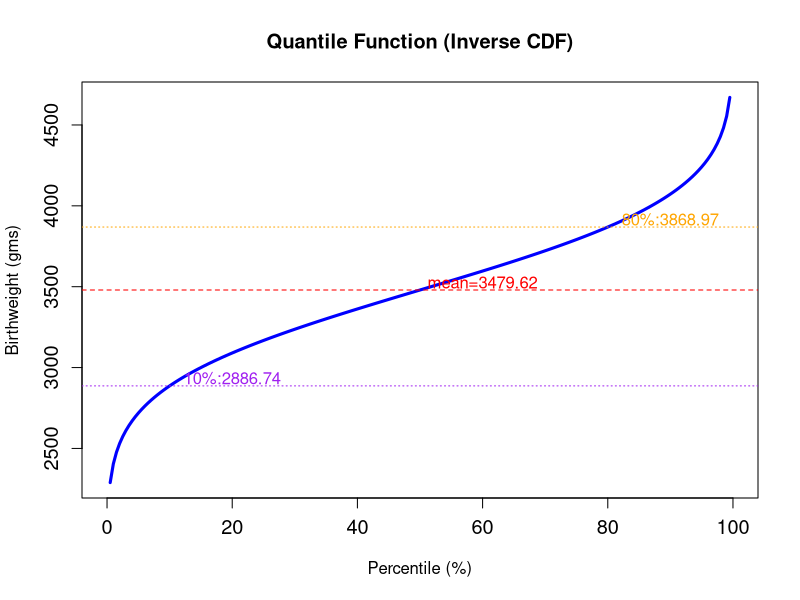
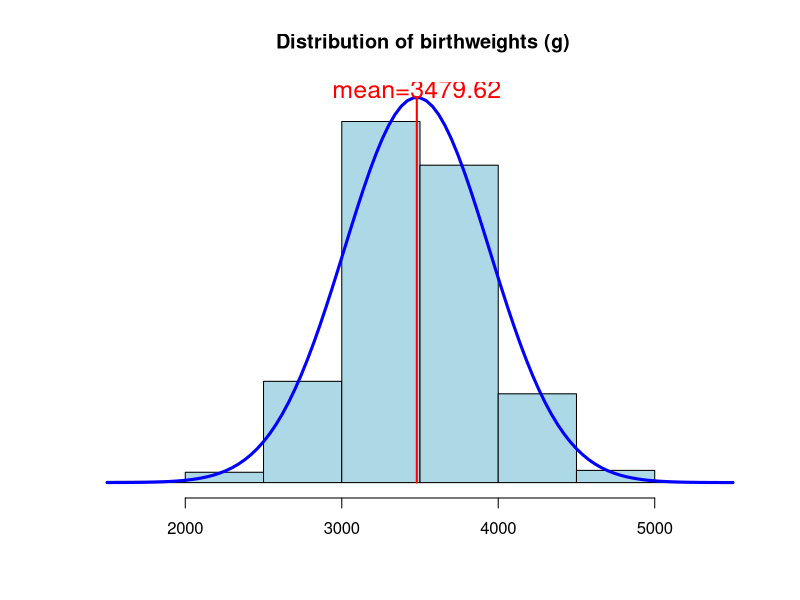
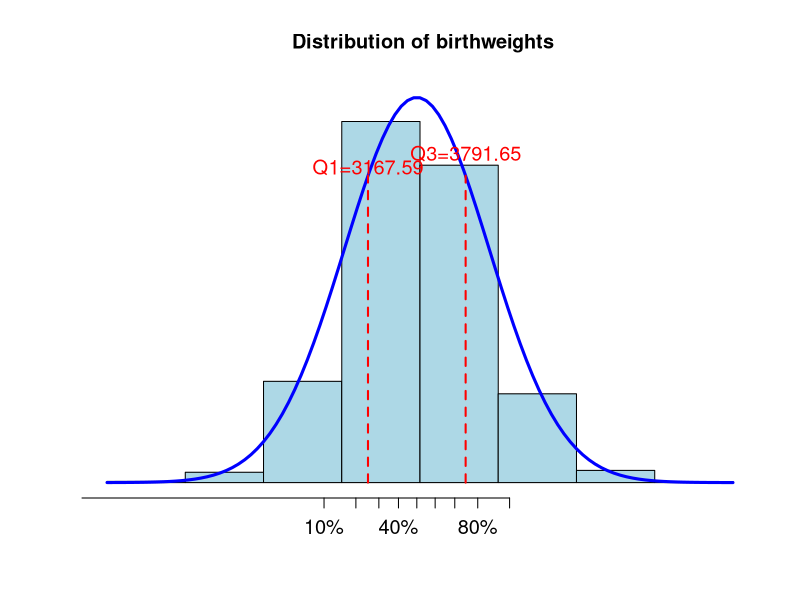
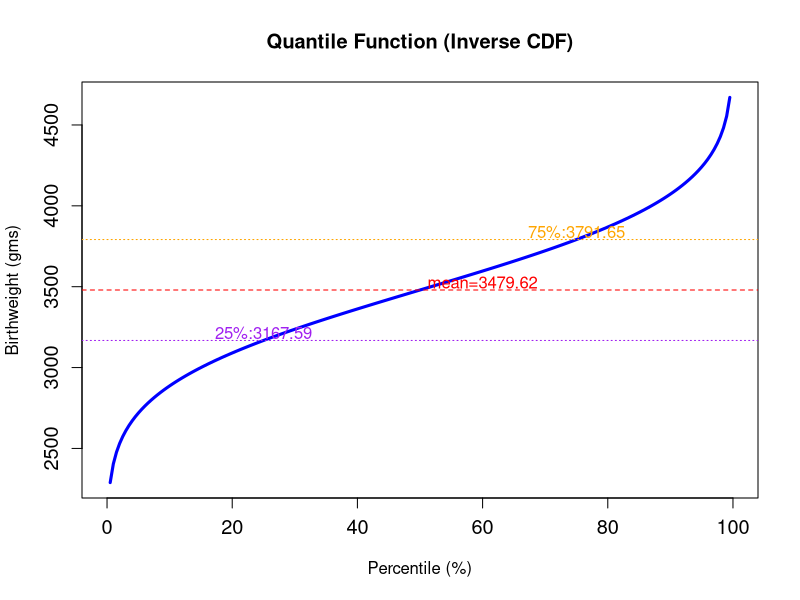

R code for these plots, in order:
# Example adapted from David Spiegelhalter's "The Art of Statistics"

# 设置工作目录，确保后续文件路径正确
setwd("D:/GitHub/DataAnalysisIntro(Public)/")


# 1. 数据准备：分组区间、中点、每组人数、总人数、直方图面积
weights = c(1500, 2000, 2500, 3000, 3500, 4000, 4500, 5000)  # 分组下界
mids = weights + 250  # 每组中点
n = c(5+48+308+1130, 12679, 124209, 442891, 389275, 108886, 14936, 1345)  # 各组人数
N = sum(n)  # 总人数
area = N * 500  # 直方图总面积（人数*组宽）



# 2. 低出生体重儿数量及比例（<2500g）
lbw = sum(n[1:2])
lbw.percent = 100 * lbw / N  # 约1.3%

birth.mean=sum(n*mids/N)
birth.sd=sqrt( sum(n*(mids-birth.mean)^2)/N)

# 3. 计算总体均值和标准差（可用Sheppard修正，这里未用）
birth.mean = sum(n * mids / N)
birth.sd = sqrt(sum(n * (mids - birth.mean)^2) / N)


# 4. 用正态分布近似估算低体重儿比例
lbw.est = 100 * pnorm(2500, birth.mean, birth.sd)  # 约1.7%，与实际接近

xw = 2910  
pnorm(xw, birth.mean,birth.sd)

# 5. 计算25%和75%分位点，以及某一体重的累积概率
qnorm(0.25, birth.mean, birth.sd)
qnorm(0.75, birth.mean, birth.sd)
xw = 2910
pnorm(xw, birth.mean, birth.sd)


### 6. 计算四分位距（IQR）
q1 <- qnorm(0.25, birth.mean, birth.sd)
q3 <- qnorm(0.75, birth.mean, birth.sd)
IQR <- q3 - q1


# 7. 绘图参数设置
par(mfrow=c(2,2))
xrange <- c(1500, 5500)  # x轴范围
yrange <- range(c(n, area * dnorm(birth.mean, birth.mean, birth.sd), 0))  # y轴范围
scale = 3
par(mar = c(5, 0, 1, 0) + 0.1)

### modified

# 8. 绘制分位数函数（逆累积分布函数），展示不同概率下的出生体重
png("Output/Lec2/babyweight_percentiles.png", width=500, height=500)

# 百分数分位数函数图
p_seq <- seq(0, 1, length.out=200)
x_seq <- qnorm(p_seq, birth.mean, birth.sd)
plot(p_seq*100, x_seq, type="l", lwd=3, col="blue", xlab="Percentile (%)", ylab="Birthweight (gms)", main="Quantile Function (Inverse CDF)", cex.axis=1.2)
# 标注均值和常用分位点
abline(h=birth.mean, col="red", lty=2)
text(60, birth.mean+50, paste0('mean=', round(birth.mean, 2)), col="red", cex=1)
q10 <- qnorm(0.10, birth.mean, birth.sd)
q80 <- qnorm(0.80, birth.mean, birth.sd)
abline(h=q10, col="purple", lty=3)
abline(h=q80, col="orange", lty=3)
text(20, q10+50, paste0("10%:", round(q10, 2)), col="purple", cex=1)
text(90, q80+50, paste0("80%:", round(q80, 2)), col="orange", cex=1)
dev.off()





# 9. 绘制出生体重分布的直方图和正态密度曲线
png("Output/Lec2/babyweight_hist.png", width=500, height=500)
plot(xrange, yrange, type = "n", xlab = "", ylab = "",
     bty="n", axes=F, main=" Distribution of birthweights (g)", cex=scale)
axis(1, cex=scale)
# 绘制直方图
rect(weights, 0, weights + 500, n, col = "lightblue")
# 叠加正态分布密度曲线
curve(area * dnorm(x, birth.mean, birth.sd), min(xrange), max(xrange), add = TRUE, lwd=3, col="blue")
# 标注均值位置
x_mean <- birth.mean
y_mean <- area * dnorm(x_mean, birth.mean, birth.sd)
lines(c(x_mean, x_mean), c(0, y_mean), col = "red", lwd = 2)
text(x_mean, y_mean + 10000, paste0('mean=', round(x_mean,2)), col = "red", cex = 1.5)
dev.off()




# 10. 绘制带分位点标注的出生体重分布图，x轴为分位点
png("Output/Lec2/babyweight_IQR.png", width=500, height=500)
plot(xrange, yrange, type = "n", xlab = "", ylab = "",
     bty="n", axes=F, main=" Distribution of birthweights", cex=scale)
# 计算常用百分位对应的体重
percentiles <- seq(0, 100, by=10)
percentile_weights <- qnorm(percentiles/100, birth.mean, birth.sd)
# 画x轴为体重，但标签为百分位
axis(1, at=percentile_weights, labels=paste0(percentiles, "%"), cex.axis=1.2)
# 绘制直方图和正态密度曲线
rect(weights, 0, weights + 500, n, col = "lightblue")
curve(area * dnorm(x, birth.mean, birth.sd), min(xrange), max(xrange), add = TRUE, lwd=3, col="blue")
# 标注Q1和Q3位置
q1 <- qnorm(0.25, birth.mean, birth.sd)
q3 <- qnorm(0.75, birth.mean, birth.sd)
yq1 <- area * dnorm(q1, birth.mean, birth.sd)
yq3 <- area * dnorm(q3, birth.mean, birth.sd)
lines(c(q1, q1), c(0, yq1), col = "red", lwd = 2, lty = 2)
lines(c(q3, q3), c(0, yq3), col = "red", lwd = 2, lty = 2)
text(q1, yq1 + 10000, paste0('Q1=', round(q1, 2)), col = "red", cex = 1.2)
text(q3, yq3 + 27000, paste0('Q3=', round(q3, 2)), col = "red", cex = 1.2)
dev.off()



# 11. 再次绘制分位数函数，标注Q1和Q3
png("Output/Lec2/babyweight_percentiles_Q.png", width=500, height=500)

# 百分数分位数函数图（Q1、Q3标注）
p_seq <- seq(0, 1, length.out=200)
x_seq <- qnorm(p_seq, birth.mean, birth.sd)
plot(p_seq*100, x_seq, type="l", lwd=3, col="blue", xlab="Percentile (%)", ylab="Birthweight (gms)", main="Quantile Function (Inverse CDF)", cex.axis=1.2)
# 标注均值和常用分位点
abline(h=birth.mean, col="red", lty=2)
text(60, birth.mean+50, paste0('mean=', round(birth.mean, 2)), col="red", cex=1)
q1 <- qnorm(0.25, birth.mean, birth.sd)
q3 <- qnorm(0.75, birth.mean, birth.sd)
abline(h=q1, col="purple", lty=3)
abline(h=q3, col="orange", lty=3)
text(25, q1+50, paste0("25%:", round(q1, 2)), col="purple", cex=1)
text(75, q3+50, paste0("75%:", round(q3, 2)), col="orange", cex=1)
dev.off()